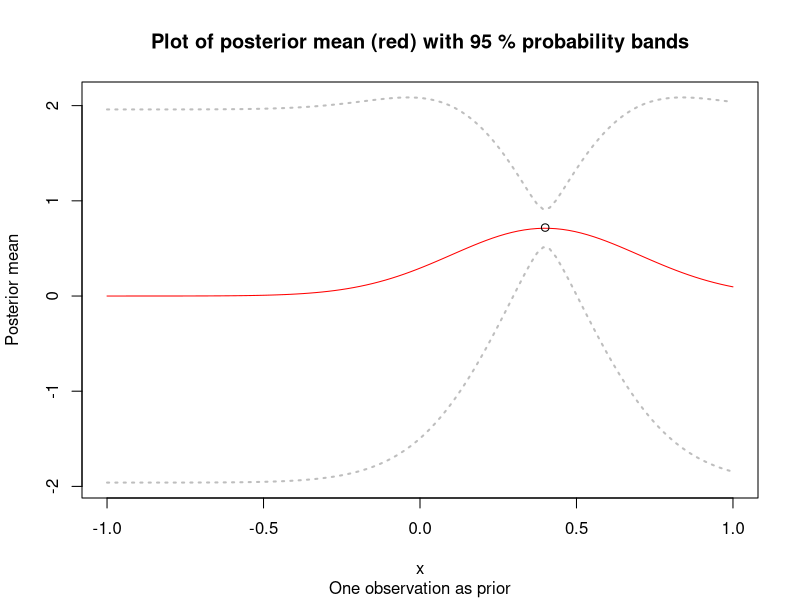
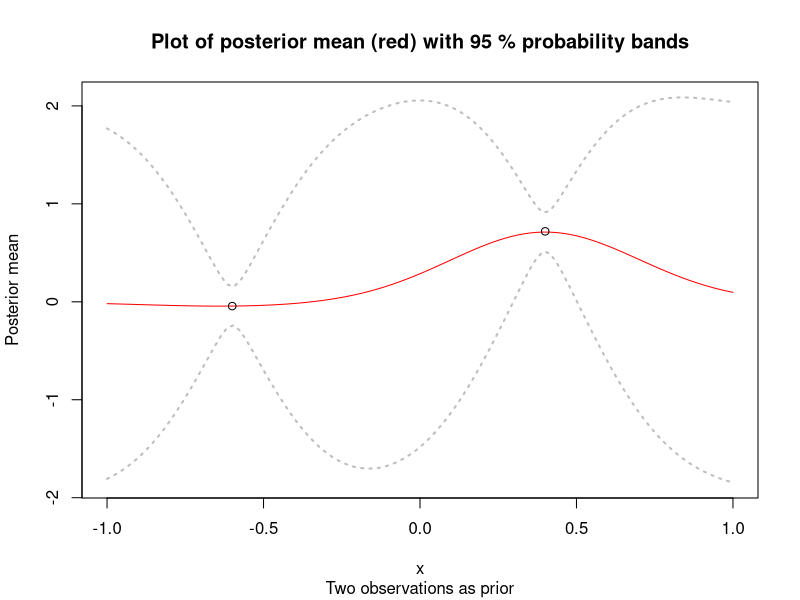
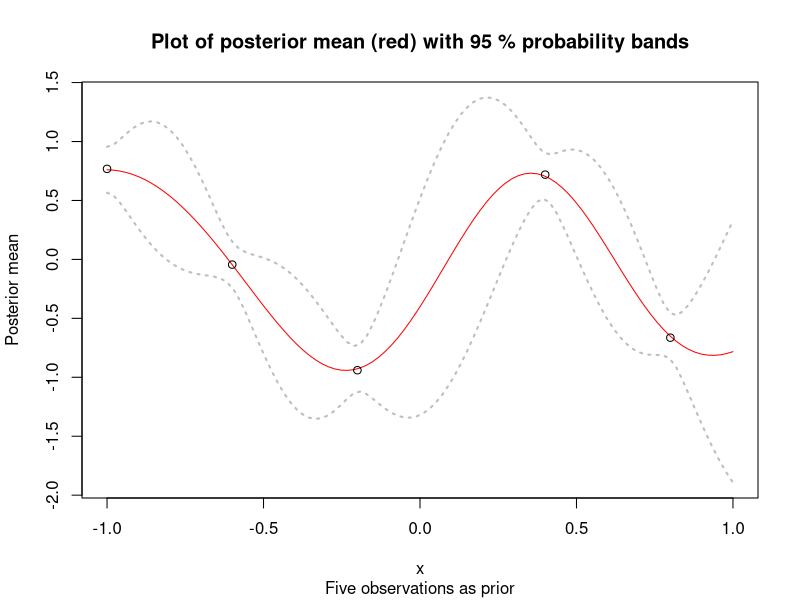
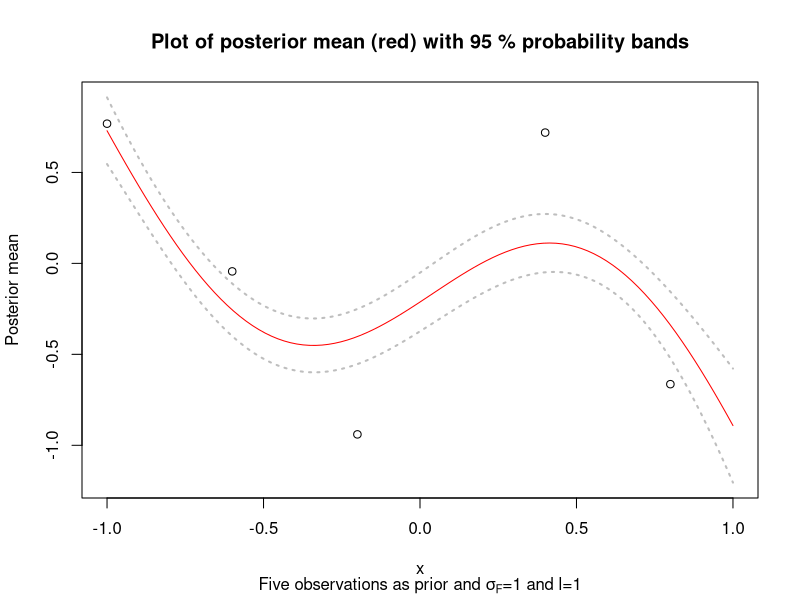

R code for these plots, in order:
library(mvtnorm)

## Assignment 1: Implement algorithm 2.1. Write your own code for simulating from the posterior distribution of f using the squared
## exponential kernel (f is distributed according to a gaussian process regression model). 

# Covariance function
SquaredExpKernel <- function(x1,x2,sigmaF=1,l=3){
  n1 <- length(x1)
  n2 <- length(x2)
  K <- matrix(NA,n1,n2)
  for (i in 1:n2){
    K[,i] <- sigmaF^2*exp(-0.5*( (x1-x2[i])/l)^2 )
  }
  return(K)
}

posteriorGP = function(X, y, XStar, sigmaNoise, k, ...) {
  n=length(X)
  K=k(X, X, ...)
  kStar=k(X,XStar, ...)
  L = t(chol(K + sigmaNoise^2*diag(n)))
  alpha=solve(t(L),solve(L, y))
  predMean=t(kStar)%*%alpha
  v=solve(L, kStar)
  predVar=k(XStar, XStar, ...)-t(v)%*%v
  return(list(mean=predMean, var=predVar))
}

# Assignment 2: Plot one draw from posterior with observation (x,y)=(0.4,0.719).

xTest = seq(-1, 1, length=100)

# Plotting one draw
obs=data.frame(x=0.4, y=0.719)
sigmaF <- 1
sigmaN=0.1
l <- 0.3
posteriorSim=posteriorGP(obs$x, obs$y, xTest, sigmaN, SquaredExpKernel, sigmaF, l)
plot(xTest, posteriorSim$mean, type="l", 
     ylim=c(min(posteriorSim$mean - 1.96*sqrt(diag(posteriorSim$var))), max(posteriorSim$mean + 1.96*sqrt(diag(posteriorSim$var)))),
     col="red", main="Plot of posterior mean (red) with 95 % probability bands", xlab="x", ylab="Posterior mean",
     sub="One observation as prior")
lines(xTest, posteriorSim$mean - 1.96*sqrt(diag(posteriorSim$var)), col = "gray", lwd = 2, lty=21)
lines(xTest, posteriorSim$mean + 1.96*sqrt(diag(posteriorSim$var)), col = "gray", lwd = 2, lty=21)
points(obs$x, obs$y)

## Assignment 3: Now update posterior with two observations. 

x=c(0.4, -0.6)
y=c(0.719, -0.044)
obs2=data.frame(x=x, y=y)
posteriorSim2=posteriorGP(obs2$x, obs2$y, xTest, sigmaN, SquaredExpKernel, sigmaF, l)
plot(xTest, posteriorSim2$mean, type="l", 
     ylim=c(min(posteriorSim2$mean-1.96*sqrt(diag(posteriorSim2$var))), max(posteriorSim2$mean+1.96*sqrt(diag(posteriorSim2$var)))),
     col="red", main="Plot of posterior mean (red) with 95 % probability bands", xlab="x", ylab="Posterior mean",
     sub="Two observations as prior")
lines(xTest, posteriorSim2$mean - 1.96*sqrt(diag(posteriorSim2$var)), col = "gray", lwd = 2, lty=21)
lines(xTest, posteriorSim2$mean + 1.96*sqrt(diag(posteriorSim2$var)), col = "gray", lwd = 2, lty=21)
points(x, y)

## Assignment 4: Now use 5 observations and plot the posterior.

x=c(-1, -0.6, -0.2, 0.4, 0.8)
y=c(0.768, -0.044, -0.940, 0.719, -0.664)
obs2=data.frame(x=x, y=y)
posteriorSim2=posteriorGP(obs2$x, obs2$y, xTest, sigmaN, SquaredExpKernel, sigmaF, l)
plot(xTest, posteriorSim2$mean, type="l", 
     ylim=c(min(posteriorSim2$mean-1.96*sqrt(diag(posteriorSim2$var))), max(posteriorSim2$mean+1.96*sqrt(diag(posteriorSim2$var)))),
     col="red", main="Plot of posterior mean (red) with 95 % probability bands", xlab="x", ylab="Posterior mean",
     sub="Five observations as prior")
lines(xTest, posteriorSim2$mean - 1.96*sqrt(diag(posteriorSim2$var)), col = "gray", lwd = 2, lty=21)
lines(xTest, posteriorSim2$mean + 1.96*sqrt(diag(posteriorSim2$var)), col = "gray", lwd = 2, lty=21)
points(x, y)


## Assignment 5. Repeat 4 with hyperparam sigmaF=1 and l=1. Compare the results.

sigmaF=1
l=1
posteriorSim2=posteriorGP(obs2$x, obs2$y, xTest, sigmaN, SquaredExpKernel, sigmaF, l)
plot(xTest, posteriorSim2$mean, type="l", 
     ylim=c(min(posteriorSim2$mean-1.96*sqrt(diag(posteriorSim2$var))), max(posteriorSim2$mean+1.96*sqrt(diag(posteriorSim2$var)))),
     col="red", main="Plot of posterior mean (red) with 95 % probability bands", xlab="x", ylab="Posterior mean",
     sub=expression(paste("Five observations as prior and ", sigma[F], "=1 and l=1")))
lines(xTest, posteriorSim2$mean - 1.96*sqrt(diag(posteriorSim2$var)), col = "gray", lwd = 2, lty=21)
lines(xTest, posteriorSim2$mean + 1.96*sqrt(diag(posteriorSim2$var)), col = "gray", lwd = 2, lty=21)
points(x, y)
